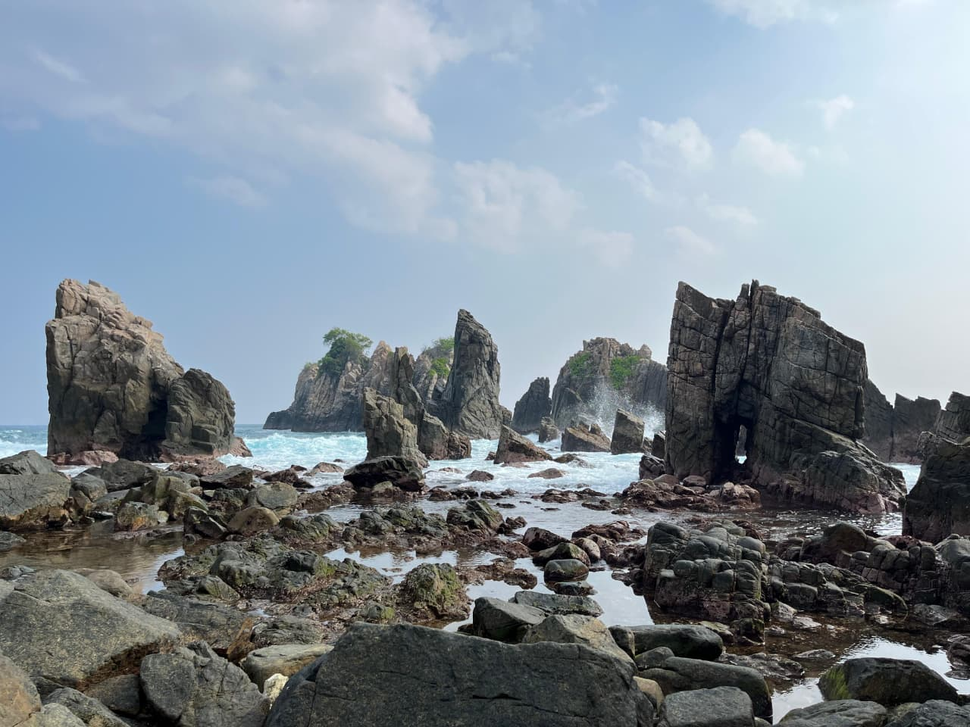
#> input picture original/landscape_citra.png, 970 x 727 px, shrunk from 1280 x 960 before the run, found by its file name
$ python add_noise.py
#> lines starting #> are read from the running program, lines starting #| are printed output that depends on the picture; after the words box and inside, x2 and y2 are one past the last pixel; in counts of white or black regions, pixels touching at a corner belong together
import numpy as np
from PIL import Image
import random
import os

def load_image(path):
    """Load image as numpy array."""
    img = Image.open(path)
    return np.array(img)

def save_image(arr, path):
    """Save numpy array as image."""
    img = Image.fromarray(arr.astype(np.uint8))
    img.save(path)

# ==========================================================
#                     SALT & PEPPER NOISE
# ==========================================================
def salt_pepper_noise(img, prob):
    noisy = img.copy()
    row, col = img.shape[0], img.shape[1]

    if len(img.shape) == 2:
        # grayscale 2D
        for i in range(row):
            for j in range(col):
                r = random.random()
                if r < prob:
                    noisy[i][j] = 0
                elif r > 1 - prob:
                    noisy[i][j] = 255
    else:
        # RGB 3D
        for i in range(row):
            for j in range(col):
                r = random.random()
                if r < prob:
                    noisy[i][j] = [0, 0, 0]
                elif r > 1 - prob:
                    noisy[i][j] = [255, 255, 255]
    return noisy

# ==========================================================
#                     GAUSSIAN NOISE
# ==========================================================
def gaussian_noise(img, mean, sigma):
    gauss = np.random.normal(mean, sigma, img.shape)
    noisy = img + gauss
    noisy = np.clip(noisy, 0, 255)
    return noisy

# ==========================================================
#                     MAIN PROGRAM
# ==========================================================
if __name__ == "__main__":
    if not os.path.exists("noise_output"):
        os.makedirs("noise_output")

    print("Loading images...")
    img_rgb_land = load_image("landscape_citra.png")
#> in load_image, img is the input picture: PIL image 970x727 RGB; mean R, G, B 126.9, 137.5, 146.2
    img_rgb_port = load_image("portrait_citra.png")
#> call 2 of load_image, with path = 'portrait_citra.png'
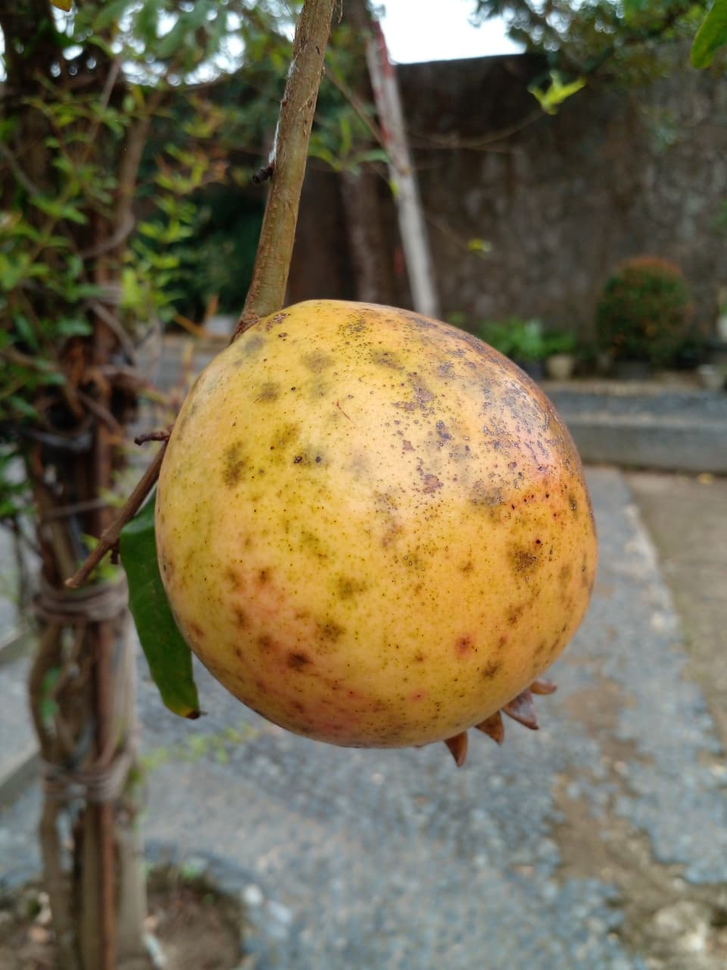
#> input picture original/portrait_citra.png, 727 x 970 px, shrunk from 960 x 1280 before the run, found by its file name
#> in load_image, img is the input picture: PIL image 727x970 RGB; mean R, G, B 116.7, 106.5, 79.2

    img_gray_land = load_image("hasil_landscape_grayscale.png")
#> call 3 of load_image, with path = 'hasil_landscape_grayscale.png'
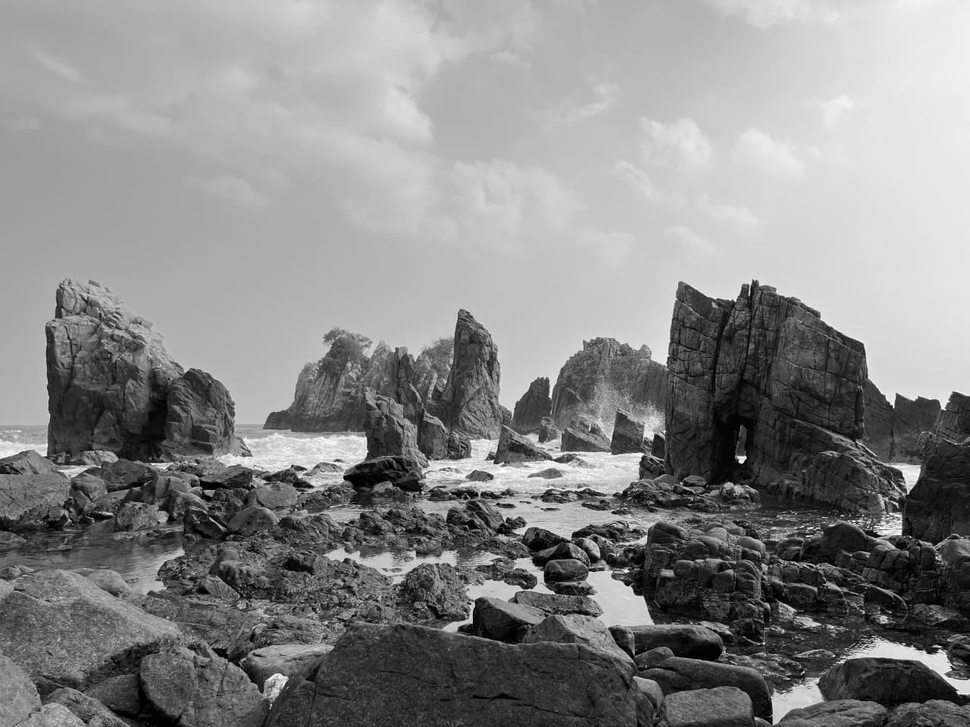
#> input picture hasil_landscape_grayscale.png, 970 x 727 px, shrunk from 1280 x 960 before the run
#> in load_image, img is the input picture: PIL image 970x727 L; min 0, max 255, mean 135.4
    img_gray_port = load_image("hasil_portrait_grayscale.png")
#> call 4 of load_image, with path = 'hasil_portrait_grayscale.png'
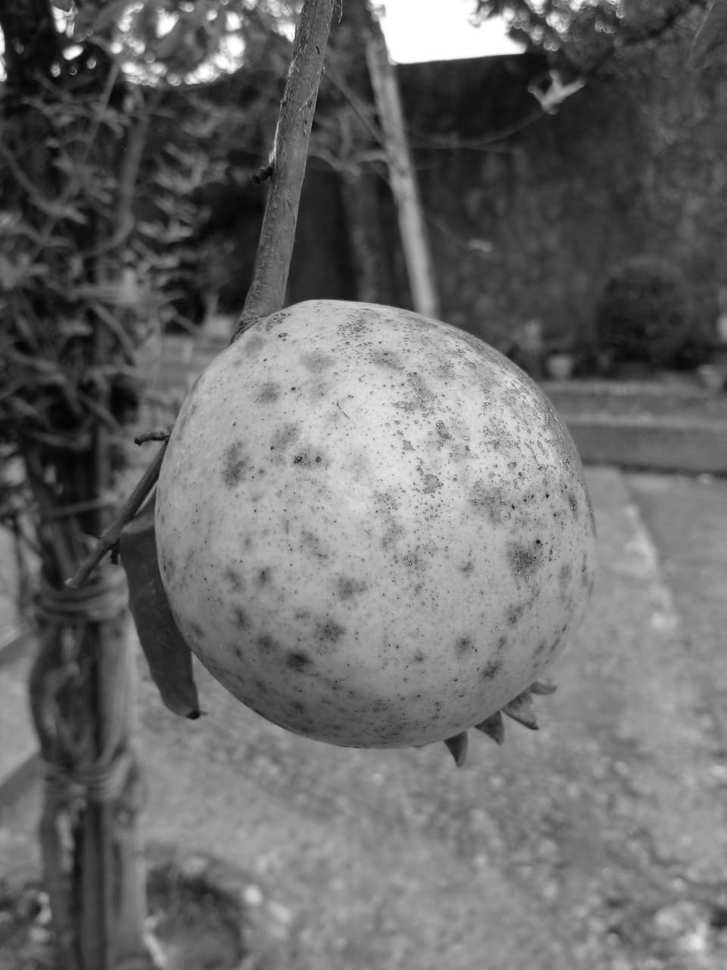
#> input picture hasil_portrait_grayscale.png, 727 x 970 px, shrunk from 960 x 1280 before the run
#> in load_image, img is the input picture: PIL image 727x970 L; min 2, max 255, mean 106.5

    prob_low = 0.02
    prob_high = 0.10

    sigma_low = 10
    sigma_high = 30

    # ============== SALT & PEPPER ===================
    print("Applying Salt & Pepper noise...")

    # RGB
    save_image(salt_pepper_noise(img_rgb_land, prob_low), "noise_output/rgb_land_sp_low.png")
#> after the loop in salt_pepper_noise, `for i in range(row):`: noisy: shape (727, 970, 3); 3.96% of pixels changed, all inside (x1, y1, x2, y2) = (0, 0, 970, 727)
    save_image(salt_pepper_noise(img_rgb_land, prob_high), "noise_output/rgb_land_sp_high.png")

    save_image(salt_pepper_noise(img_rgb_port, prob_low), "noise_output/rgb_port_sp_low.png")
#> after the loop in salt_pepper_noise (call 3), `for i in range(row):`: noisy: shape (970, 727, 3); 3.97% of pixels changed, all inside (x1, y1, x2, y2) = (0, 0, 727, 970)
    save_image(salt_pepper_noise(img_rgb_port, prob_high), "noise_output/rgb_port_sp_high.png")

    # Grayscale
    save_image(salt_pepper_noise(img_gray_land, prob_low), "noise_output/gray_land_sp_low.png")
    save_image(salt_pepper_noise(img_gray_land, prob_high), "noise_output/gray_land_sp_high.png")
#> after the loop in salt_pepper_noise (call 6), `for i in range(row):`:
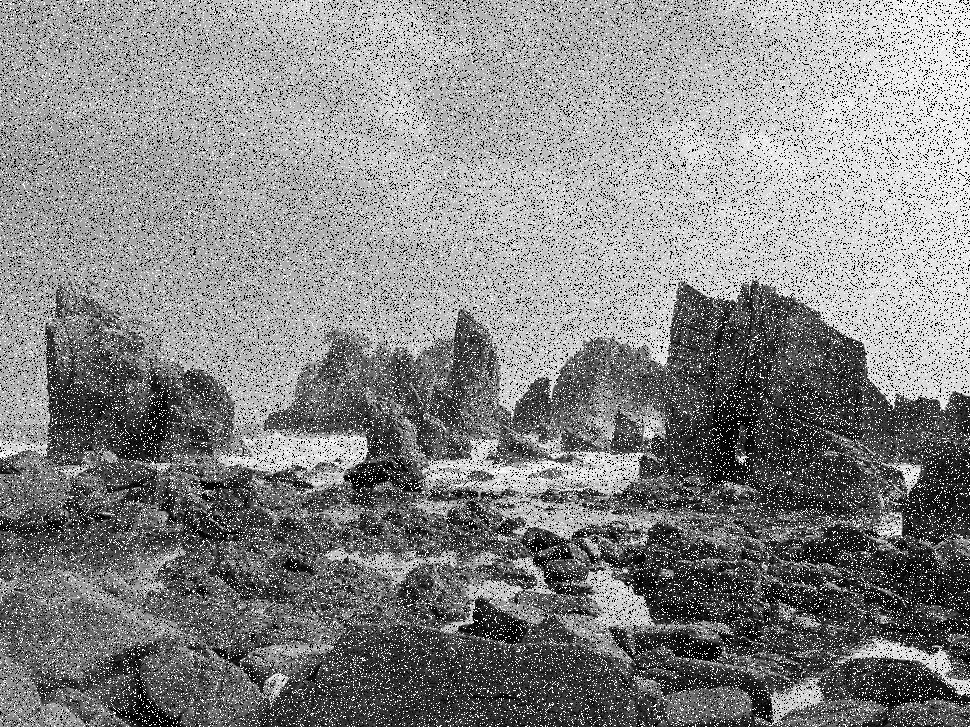
#> noisy: shape (727, 970); 19.87% of pixels changed, all inside (x1, y1, x2, y2) = (0, 0, 970, 727)

    save_image(salt_pepper_noise(img_gray_port, prob_low), "noise_output/gray_port_sp_low.png")
    save_image(salt_pepper_noise(img_gray_port, prob_high), "noise_output/gray_port_sp_high.png")
#> after the loop in salt_pepper_noise (call 8), `for i in range(row):`:
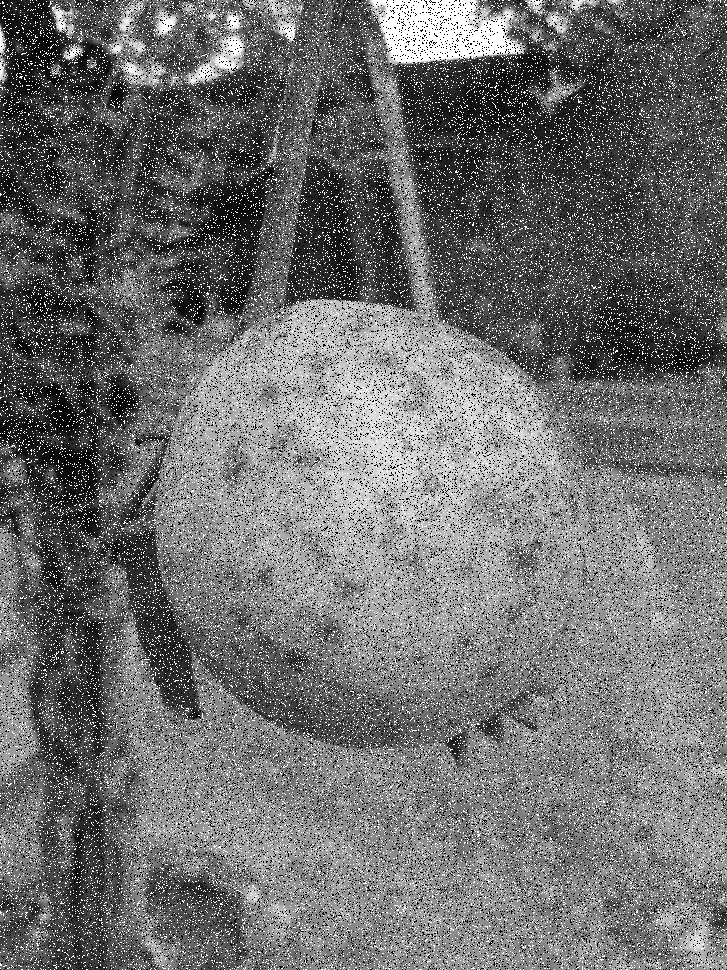
#> noisy: shape (970, 727); 19.82% of pixels changed, all inside (x1, y1, x2, y2) = (0, 0, 727, 970)

    # ============== GAUSSIAN ========================
    print("Applying Gaussian noise...")

    # RGB
    save_image(gaussian_noise(img_rgb_land, 0, sigma_low), "noise_output/rgb_land_gauss_low.png")
    save_image(gaussian_noise(img_rgb_land, 0, sigma_high), "noise_output/rgb_land_gauss_high.png")

    save_image(gaussian_noise(img_rgb_port, 0, sigma_low), "noise_output/rgb_port_gauss_low.png")
    save_image(gaussian_noise(img_rgb_port, 0, sigma_high), "noise_output/rgb_port_gauss_high.png")

    # Grayscale
    save_image(gaussian_noise(img_gray_land, 0, sigma_low), "noise_output/gray_land_gauss_low.png")
    save_image(gaussian_noise(img_gray_land, 0, sigma_high), "noise_output/gray_land_gauss_high.png")

    save_image(gaussian_noise(img_gray_port, 0, sigma_low), "noise_output/gray_port_gauss_low.png")
    save_image(gaussian_noise(img_gray_port, 0, sigma_high), "noise_output/gray_port_gauss_high.png")
#> in gaussian_noise (call 8), `noisy = img + gauss`:
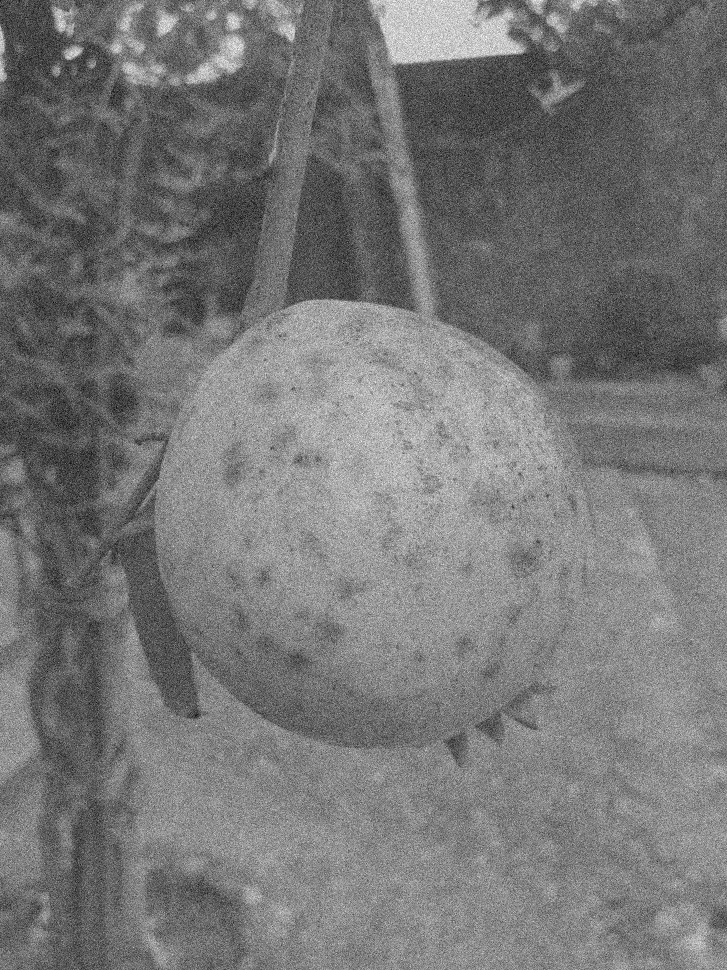
#> noisy: shape (970, 727) float64; min -108.5, max 351.8, mean 106.6; drawn with min black and max white

    print("=== Noise process completed! Results saved in 'noise_output' folder ===")
